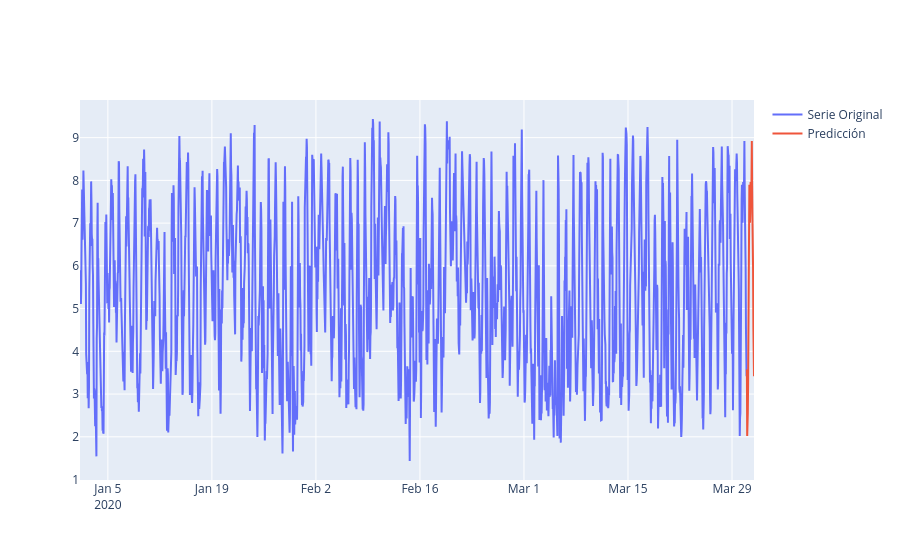

The code cell stored with this chart in its notebook:
### Code cell
fig = go.Figure()

no_plot = fig.add_trace(
    go.Scatter(x=vv_1h_ts_imputacion.index.tolist(), y=vv_1h_ts_imputacion.values.tolist(), mode='lines', name='Serie Original'))

no_plot = fig.add_trace(
    go.Scatter(x=pred_vv_final.index.tolist(), y=pred_vv_final.values.tolist(), mode='lines', name='Predicción'))

fig.show()

### Figure 1 — Plotly figure (JSON) as saved in the notebook; plotly's stock layout.template omitted (floating-point values rounded to 4 significant figures; data arrays with more than 128 entries replaced by an {"elided": "..."} marker saying what was removed)
{"data": [{"mode": "lines", "name": "Serie Original", "type": "scatter", "x": {"elided": "2154 str values"}, "y": {"elided": "2154 float values"}}, {"mode": "lines", "name": "Predicción", "type": "scatter", "x": ["2020-03-31T00:00:00", "2020-03-31T01:00:00", "2020-03-31T02:00:00", "2020-03-31T03:00:00", "2020-03-31T04:00:00", "2020-03-31T05:00:00", "2020-03-31T06:00:00", "2020-03-31T07:00:00", "2020-03-31T08:00:00", "2020-03-31T09:00:00", "2020-03-31T10:00:00", "2020-03-31T11:00:00", "2020-03-31T12:00:00", "2020-03-31T13:00:00", "2020-03-31T14:00:00", "2020-03-31T15:00:00", "2020-03-31T16:00:00", "2020-03-31T17:00:00", "2020-03-31T18:00:00", "2020-03-31T19:00:00", "2020-03-31T20:00:00", "2020-03-31T21:00:00", "2020-03-31T22:00:00", "2020-03-31T23:00:00"], "y": [3.577, 2.017, 2.445, 2.556, 3.266, 5.425, 5.992, 7.556, 7.898, 7.572, 7.009, 7.24, 7.959, 7.627, 7.583, 8.087, 8.919, 7.872, 7.103, 6.797, 5.944, 4.544, 4.134, 3.416]}], "layout": {}}
